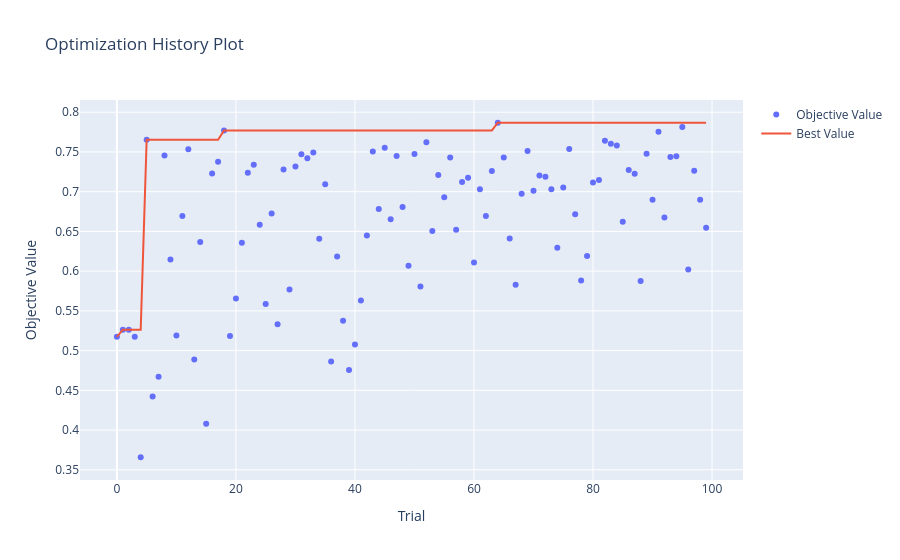

Notebook cell for this chart:
### Markdown cell above
Gráfico com visualização do histórico de otimização do optuna para o modelo Árvore de Decisão.

### Code cell
vis.plot_optimization_history(objeto_de_estudo_arvore)
